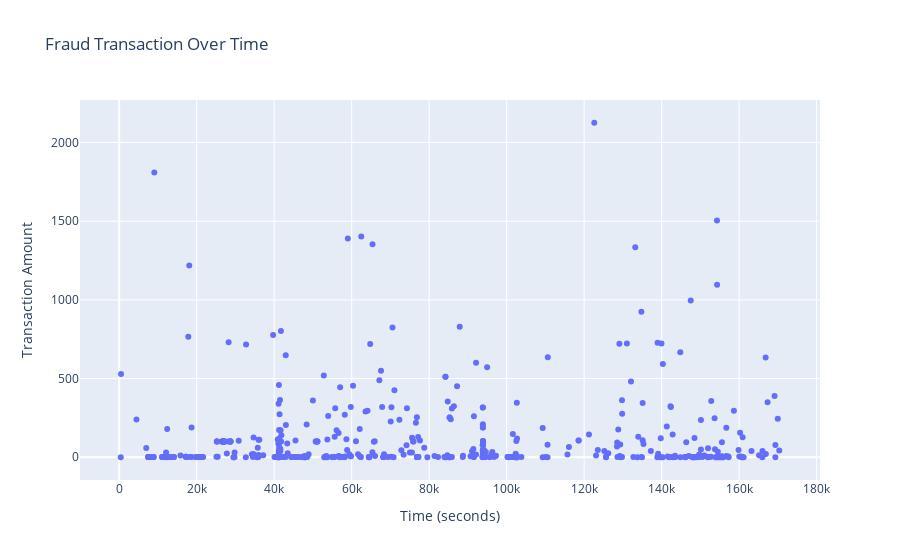

The notebook cell this image was saved under:
### Code cell
#Showing Transaction Amount for fraud transactions.
fraud = data[data['Class'] == 1] 
fig = px.scatter(fraud, x = 'Time', y = 'Amount', title = 'Fraud Transaction Over Time', labels = {'Time': 'Time (seconds)', 'Amount':'Transaction Amount'}) 
fig.show()

### Figure 1 — Plotly figure (JSON) as saved in the notebook; plotly's stock layout.template omitted (floating-point values rounded to 4 significant figures; data arrays with more than 128 entries replaced by an {"elided": "..."} marker saying what was removed)
{"data": [{"hovertemplate": "Time (seconds)=%{x}<br>Transaction Amount=%{y}<extra></extra>", "legendgroup": "", "marker": {"color": "#636efa", "symbol": "circle"}, "mode": "markers", "name": "", "orientation": "v", "showlegend": false, "type": "scatter", "x": {"elided": "492 int values"}, "xaxis": "x", "y": {"elided": "492 float values"}, "yaxis": "y"}], "layout": {"autosize": true, "legend": {"tracegroupgap": 0}, "title": {"text": "Fraud Transaction Over Time"}, "xaxis": {"anchor": "y", "autorange": true, "domain": [0, 1], "range": [-9877.0, 180600.0], "title": {"text": "Time (seconds)"}, "type": "linear"}, "yaxis": {"anchor": "x", "autorange": true, "domain": [0, 1], "range": [-175.4, 2301.0], "title": {"text": "Transaction Amount"}, "type": "linear"}}}
